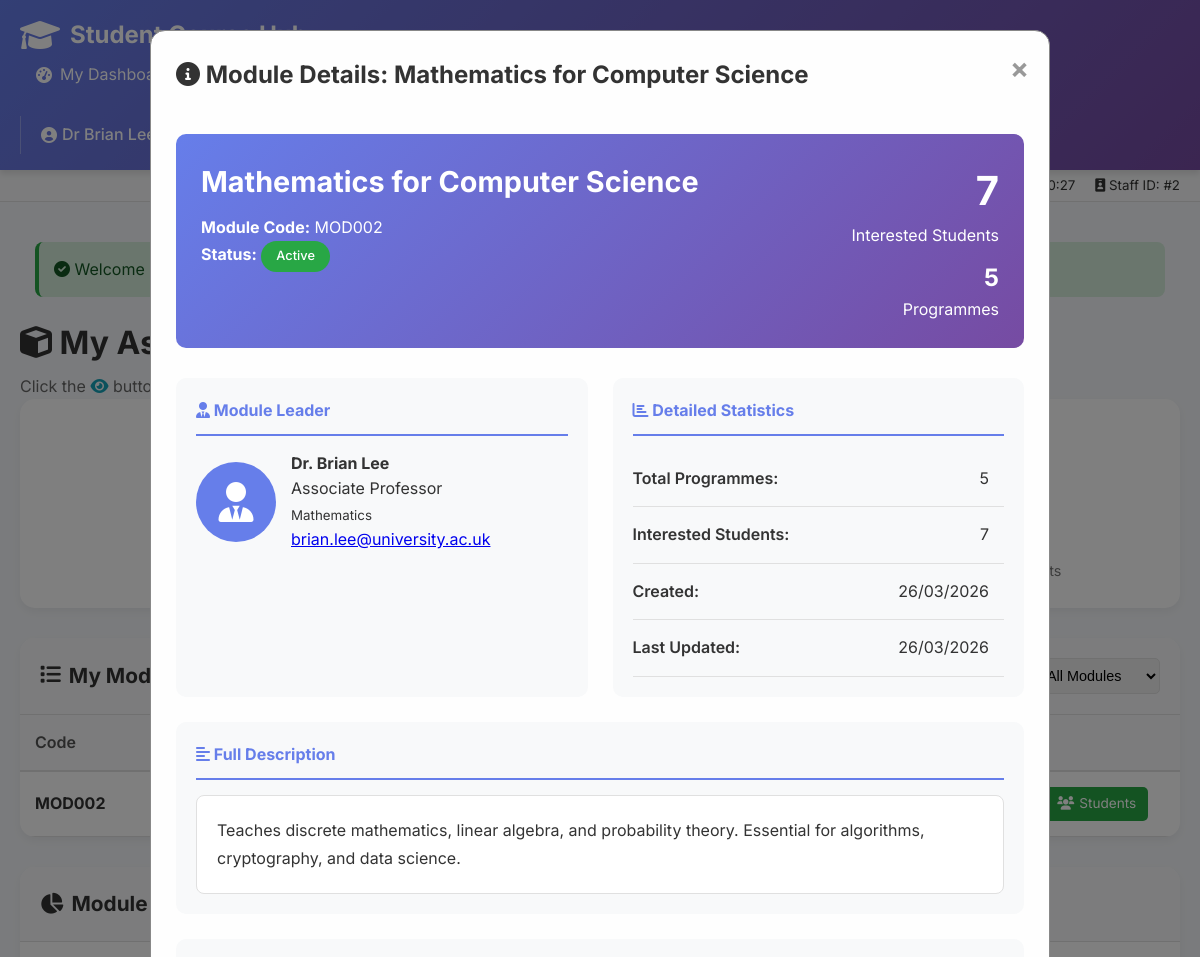
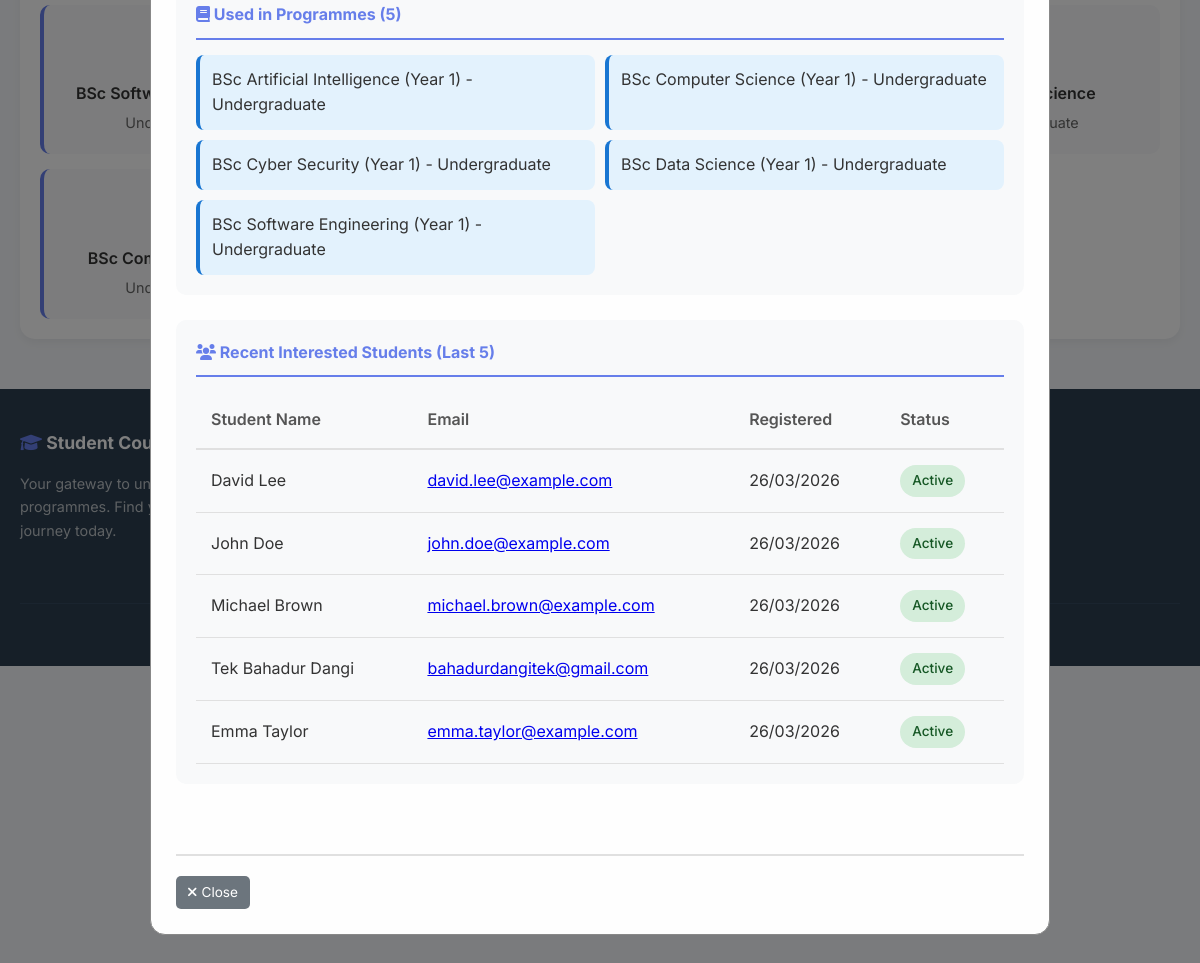
/my-modules.php?view=2 (signed in), run on the app's committed database (2 pictures, top to bottom).
### tables this page shows
CREATE TABLE Modules (
    ModuleID INT PRIMARY KEY,
    ModuleName VARCHAR(150) NOT NULL,
    ModuleLeaderID INT,
    Description TEXT,
    Image VARCHAR(255),
    ImageAlt TEXT,
    Status ENUM('active','inactive') DEFAULT 'active',
    CreatedAt TIMESTAMP DEFAULT CURRENT_TIMESTAMP,
    UpdatedAt TIMESTAMP DEFAULT CURRENT_TIMESTAMP ON UPDATE CURRENT_TIMESTAMP,
    FOREIGN KEY (ModuleLeaderID) REFERENCES Staff(StaffID)
);

CREATE TABLE Staff (
    StaffID INT PRIMARY KEY,
    Name VARCHAR(100) NOT NULL,
    Title VARCHAR(100),
    Bio TEXT,
    Department VARCHAR(100),
    Photo VARCHAR(255),
    Email VARCHAR(100)
);

CREATE TABLE InterestedStudents (
    InterestID INT AUTO_INCREMENT PRIMARY KEY,
    ProgrammeID INT NOT NULL,
    StudentName VARCHAR(100) NOT NULL,
    AcademicQualification VARCHAR(50) DEFAULT NULL,
    Email VARCHAR(255) NOT NULL,
    ReceiveUpdates ENUM('yes','no') DEFAULT 'no',
    RegisteredAt TIMESTAMP DEFAULT CURRENT_TIMESTAMP,
    Status ENUM('active','withdrawn') DEFAULT 'active',
    WithdrawnAt TIMESTAMP NULL,
    FOREIGN KEY (ProgrammeID) REFERENCES Programmes(ProgrammeID) ON DELETE CASCADE,
    UNIQUE (Email, ProgrammeID)
);

### my-modules.php (the view, shortened to what the rows shown need)
<?php
include '../includes/header.php';
$modules_query = "SELECT m.*,
                         (SELECT COUNT(*) FROM ProgrammeModules WHERE ModuleID = m.ModuleID) as programme_count,
                         (SELECT COUNT(DISTINCT i.InterestID) FROM InterestedStudents i
                          JOIN ProgrammeModules pm ON i.ProgrammeID = pm.ProgrammeID
                          WHERE pm.ModuleID = m.ModuleID AND i.Status = 'active') as interested_count
                  FROM Modules m
                  WHERE m.ModuleLeaderID = $staff_id
                  ORDER BY m.ModuleName";
$modules_result = mysqli_query($conn, $modules_query);
$total_modules = mysqli_num_rows($modules_result);
$view_module = null;
if (isset($_GET['view'])) {
    $view_id = (int)$_GET['view'];
    $view_query = "SELECT m.*,
                          s.Name as leader_name,
                          s.Title as leader_title,
                          s.Email as leader_email,
                          s.Department as leader_department,
                          s.Bio as leader_bio,
                          s.Photo as leader_photo,
                          (SELECT COUNT(*) FROM ProgrammeModules WHERE ModuleID = m.ModuleID) as programme_count,
                          (SELECT COUNT(DISTINCT i.InterestID) FROM InterestedStudents i
                           JOIN ProgrammeModules pm ON i.ProgrammeID = pm.ProgrammeID
                           WHERE pm.ModuleID = m.ModuleID AND i.Status = 'active') as interested_count,
                          (SELECT GROUP_CONCAT(DISTINCT CONCAT(p.ProgrammeName, ' (Year ', pm.Year, ') - ', l.LevelName) SEPARATOR '||')
                           FROM ProgrammeModules pm
                           JOIN Programmes p ON pm.ProgrammeID = p.ProgrammeID
                           JOIN Levels l ON p.LevelID = l.LevelID
                           WHERE pm.ModuleID = m.ModuleID) as programme_list
                   FROM Modules m
                   LEFT JOIN Staff s ON m.ModuleLeaderID = s.StaffID
                   WHERE m.ModuleID = $view_id AND m.ModuleLeaderID = $staff_id";
    $view_result = mysqli_query($conn, $view_query);
    if (mysqli_num_rows($view_result) > 0) {
        $view_module = mysqli_fetch_assoc($view_result);
        if (!empty($view_module['programme_list'])) {
            $view_module['programmes'] = explode('||', $view_module['programme_list']);
        } else {
            $view_module['programmes'] = [];
        }
        $recent_students_query = "SELECT i.StudentName, i.Email, i.RegisteredAt, i.Status
                                   FROM InterestedStudents i
                                   JOIN ProgrammeModules pm ON i.ProgrammeID = pm.ProgrammeID
                                   WHERE pm.ModuleID = $view_id
                                   ORDER BY i.RegisteredAt DESC
                                   LIMIT 5";
        $recent_students_result = mysqli_query($conn, $recent_students_query);
        $view_module['recent_students'] = [];
        while ($student = mysqli_fetch_assoc($recent_students_result)) {
            $view_module['recent_students'][] = $student;
        }
    }
}
?>
<div class="dashboard-title">
    <h1><i class="fas fa-cube"></i> My Assigned Modules</h1>
</div>
<?php if ($view_module): ?>
<div id="viewModuleModal" class="modal" style="display: block;">
    <div class="modal-content" style="max-width: 900px;">
        <span class="close" onclick="window.location.href='my-modules.php'">&times;</span>
        <h3><i class="fas fa-info-circle"></i> Module Details: <?php echo htmlspecialchars($view_module['ModuleName']); ?></h3>
        <div style="padding: 20px 0;">
            <div style="display: flex; gap: 20px; margin-bottom: 30px; background: linear-gradient(135deg, #667eea 0%, #764ba2 100%); color: white; padding: 25px; border-radius: 10px;">
                <div style="flex: 1;">
                    <h2 style="color: white; margin-bottom: 10px; font-size: 1.8rem;"><?php echo htmlspecialchars($view_module['ModuleName']); ?></h2>
                    <p><strong>Module Code:</strong> MOD<?php echo str_pad($view_module['ModuleID'], 3, '0', STR_PAD_LEFT); ?></p>
                    <p><strong>Status:</strong>
                        <span class="status-badge" style="background: <?php echo $view_module['Status'] == 'active' ? '#28a745' : '#dc3545'; ?>; color: white; padding: 5px 15px; border-radius: 20px;">
                            <?php echo ucfirst($view_module['Status']); ?>
                        </span>
                    </p>
                </div>
                <div style="text-align: right;">
                    <div style="font-size: 2.5rem; font-weight: 700;"><?php echo $view_module['interested_count'] ?? 0; ?></div>
                    <div>Interested Students</div>
                    <div style="font-size: 1.5rem; font-weight: 700; margin-top: 10px;"><?php echo $view_module['programme_count'] ?? 0; ?></div>
                    <div>Programmes</div>
                </div>
            </div>
            <div style="display: grid; grid-template-columns: 1fr 1fr; gap: 25px; margin-bottom: 25px;">
                <div style="background: #f8f9fa; padding: 20px; border-radius: 10px;">
                    <h4 style="color: #667eea; margin-bottom: 15px; border-bottom: 2px solid #667eea; padding-bottom: 10px;">
                        <i class="fas fa-user-tie"></i> Module Leader
                    </h4>
                    <div style="display: flex; gap: 15px; align-items: center;">
                        <?php if (!empty($view_module['leader_photo'])): ?>
                            <img src="<?php echo htmlspecialchars($view_module['leader_photo']); ?>"
                                 alt="<?php echo htmlspecialchars($view_module['leader_name'] ?? 'Module Leader'); ?>"
                                 style="width: 80px; height: 80px; border-radius: 50%; object-fit: cover;">
                        <?php else: ?>
                            <div style="width: 80px; height: 80px; border-radius: 50%; background: #667eea; display: flex; align-items: center; justify-content: center;">
                                <i class="fas fa-user-tie" style="font-size: 2.5rem; color: white;"></i>
                            </div>
                        <?php endif; ?>
                        <div>
                            <p><strong><?php echo htmlspecialchars($view_module['leader_name'] ?? 'You'); ?></strong></p>
                            <?php if (!empty($view_module['leader_title'])): ?>
                                <p><?php echo htmlspecialchars($view_module['leader_title']); ?></p>
                            <?php endif; ?>
                            <?php if (!empty($view_module['leader_department'])): ?>
                                <p><small><?php echo htmlspecialchars($view_module['leader_department']); ?></small></p>
                            <?php endif; ?>
                            <?php if (!empty($view_module['leader_email'])): ?>
                                <p><a href="mailto:<?php echo htmlspecialchars($view_module['leader_email']); ?>"><?php echo htmlspecialchars($view_module['leader_email']); ?></a></p>
                            <?php endif; ?>
                        </div>
                    </div>
                </div>
                <div style="background: #f8f9fa; padding: 20px; border-radius: 10px;">
                    <h4 style="color: #667eea; margin-bottom: 15px; border-bottom: 2px solid #667eea; padding-bottom: 10px;">
                        <i class="fas fa-chart-bar"></i> Detailed Statistics
                    </h4>
                    <table style="width: 100%;">
                        <tr>
                            <td style="padding: 8px 0; font-weight: 600;">Total Programmes:</td>
                            <td style="text-align: right;"><?php echo $view_module['programme_count'] ?? 0; ?></td>
                        </tr>
                        <tr>
                            <td style="padding: 8px 0; font-weight: 600;">Interested Students:</td>
                            <td style="text-align: right;"><?php echo $view_module['interested_count'] ?? 0; ?></td>
                        </tr>
                        <tr>
                            <td style="padding: 8px 0; font-weight: 600;">Created:</td>
                            <td style="text-align: right;"><?php echo date('d/m/Y', strtotime($view_module['CreatedAt'])); ?></td>
                        </tr>
                        <tr>
                            <td style="padding: 8px 0; font-weight: 600;">Last Updated:</td>
                            <td style="text-align: right;"><?php echo date('d/m/Y', strtotime($view_module['UpdatedAt'])); ?></td>
                        </tr>
                    </table>
                </div>
            </div>
            <div style="margin-bottom: 25px; background: #f8f9fa; padding: 20px; border-radius: 10px;">
                <h4 style="color: #667eea; margin-bottom: 15px; border-bottom: 2px solid #667eea; padding-bottom: 10px;">
                    <i class="fas fa-align-left"></i> Full Description
                </h4>
                <div style="background: white; border: 1px solid #e0e0e0; padding: 20px; border-radius: 8px; line-height: 1.8;">
                    <?php echo nl2br(htmlspecialchars($view_module['Description'])); ?>
                </div>
            </div>
            <div style="margin-bottom: 25px; background: #f8f9fa; padding: 20px; border-radius: 10px;">
                <h4 style="color: #667eea; margin-bottom: 15px; border-bottom: 2px solid #667eea; padding-bottom: 10px;">
                    <i class="fas fa-book"></i> Used in Programmes (<?php echo count($view_module['programmes'] ?? []); ?>)
                </h4>
                <?php if (!empty($view_module['programmes'])): ?>
                    <div style="display: grid; grid-template-columns: repeat(auto-fill, minmax(300px, 1fr)); gap: 10px;">
                        <?php foreach ($view_module['programmes'] as $programme): ?>
                            <div style="background: #e3f2fd; padding: 12px; border-radius: 8px; border-left: 4px solid #1976d2;">
                                <?php echo htmlspecialchars($programme); ?>
                            </div>
                        <?php endforeach; ?>
                    </div>
                <?php else: ?>
                    <p style="color: #999; background: white; padding: 20px; border-radius: 8px; text-align: center;">
                        <i class="fas fa-info-circle"></i> Not assigned to any programmes yet.
                    </p>
                <?php endif; ?>
            </div>
            <?php if (!empty($view_module['recent_students'])): ?>
            <div style="margin-bottom: 25px; background: #f8f9fa; padding: 20px; border-radius: 10px;">
                <h4 style="color: #667eea; margin-bottom: 15px; border-bottom: 2px solid #667eea; padding-bottom: 10px;">
                    <i class="fas fa-users"></i> Recent Interested Students (Last 5)
                </h4>
                <div class="table-responsive">
                    <table style="width: 100%;">
                        <thead>
                            <tr>
                                <th>Student Name</th>
                                <th>Email</th>
                                <th>Registered</th>
                                <th>Status</th>
                            </tr>
                        </thead>
                        <tbody>
                            <?php foreach ($view_module['recent_students'] as $student): ?>
                            <tr>
                                <td><?php echo htmlspecialchars($student['StudentName']); ?></td>
                                <td><a href="mailto:<?php echo htmlspecialchars($student['Email']); ?>"><?php echo htmlspecialchars($student['Email']); ?></a></td>
                                <td><?php echo date('d/m/Y', strtotime($student['RegisteredAt'])); ?></td>
                                <td>
                                    <span class="status-badge status-<?php echo strtolower($student['Status']); ?>">
                                        <?php echo ucfirst($student['Status']); ?>
                                    </span>
                                </td>
                            </tr>
                            <?php endforeach; ?>
                        </tbody>
                    </table>
                </div>
            </div>
            <?php endif; ?>
        </div>
        <div style="display: flex; gap: 10px; margin-top: 25px; border-top: 2px solid #e0e0e0; padding-top: 20px;">
            <a href="my-modules.php" class="view-btn" style="background: #6c757d;">
                <i class="fas fa-times"></i> Close
            </a>
        </div>
    </div>
</div>
<?php endif; ?>
<?php if ($total_modules > 0): ?>
<div class="table-container">
    <div class="table-header">
        <h2><i class="fas fa-list"></i> My Modules Overview</h2>
    </div>
    <div class="table-responsive">
        <table id="modulesTable">
            <thead>
                <tr>
                    <th>Code</th>
                    <th>Module Name</th>
                    <th>Status</th>
                    <th>Programmes</th>
                    <th>Students</th>
                    <th>Actions</th>
                </tr>
            </thead>
            <tbody>
                <?php
                mysqli_data_seek($modules_result, 0);
                while ($module = mysqli_fetch_assoc($modules_result)):
                ?>
                <tr data-status="<?php echo $module['Status']; ?>">
                    <td><strong>MOD<?php echo str_pad($module['ModuleID'], 3, '0', STR_PAD_LEFT); ?></strong></td>
                    <td><?php echo htmlspecialchars($module['ModuleName']); ?></td>
                    <td>
                        <span class="status-badge status-<?php echo strtolower($module['Status']); ?>">
                        </span>
                    </td>
                    <td style="text-align: center;">
                        <span class="badge" style="background: #e3f2fd; color: #1976d2;">
                        </span>
                    </td>
                    <td style="text-align: center;">
                        <span class="badge" style="background: #17a2b8; color: white;">
                        </span>
                    </td>
                    <td class="action-btns">
                        <a href="?view=<?php echo $module['ModuleID']; ?>" class="view-btn" title="View Complete Module Details">
                        </a>
                        <a href="module-students.php?module_id=<?php echo $module['ModuleID']; ?>" class="edit-btn" title="View Interested Students">
                            <i class="fas fa-users"></i> Students
                        </a>
                    </td>
                </tr>
                <?php endwhile; ?>
            </tbody>
        </table>
    </div>
</div>
<div class="table-container" style="margin-top: 30px;">
    <div class="table-header">
        <h2><i class="fas fa-chart-pie"></i> Module Distribution by Programme</h2>
    </div>
</div>
<?php endif; ?>
<?php include '../includes/footer.php'; ?>

### data on the page
modules: ModuleName "Mathematics for Computer Science", ModuleID "002", Status "Active", ModuleLeaderID.Name "Dr. Brian Lee", ModuleLeaderID.Title "Associate Professor", ModuleLeaderID.Department "Mathematics", ModuleLeaderID.Email "brian.lee@university.ac.uk", CreatedAt "26/03/2026", UpdatedAt "26/03/2026", Description "Teaches discrete mathematics, linear algebra, and probability theory. Essential for algorithms, cryptography, and data science."
interestedstudents: StudentName "David Lee", Email "david.lee@example.com", RegisteredAt "26/03/2026", Status "Active"
interestedstudents: StudentName "John Doe", Email "john.doe@example.com", RegisteredAt "26/03/2026", Status "Active"
interestedstudents: StudentName "Michael Brown", Email "michael.brown@example.com", RegisteredAt "26/03/2026", Status "Active"
interestedstudents: StudentName "Tek Bahadur Dangi", Email "bahadurdangitek@gmail.com", RegisteredAt "26/03/2026", Status "Active"
interestedstudents: StudentName "Emma Taylor", Email "emma.taylor@example.com", RegisteredAt "26/03/2026", Status "Active"

### other printed values
$current_user_name "Dr Brian Lee"
date('H:i', $_SESSION['login_time']) "00:27"
$staff_id "2"
$_SESSION['success'] "Welcome…"
$view_module['interested_count'] "7"
$view_module['programme_count'] "5"
count($view_module['programmes'] ?? []) "5"
$programme "BSc Artificial Intelligence (Year 1) - Undergraduate"
$programme "BSc Computer Science (Year 1) - Undergraduate"
$programme "BSc Cyber Security (Year 1) - Undergraduate"
$programme "BSc Data Science (Year 1) - Undergraduate"
$programme "BSc Software Engineering (Year 1) - Undergraduate"
$dist['ProgrammeName'] "BSc Software…"
$dist['ProgrammeName'] "BSc…"
